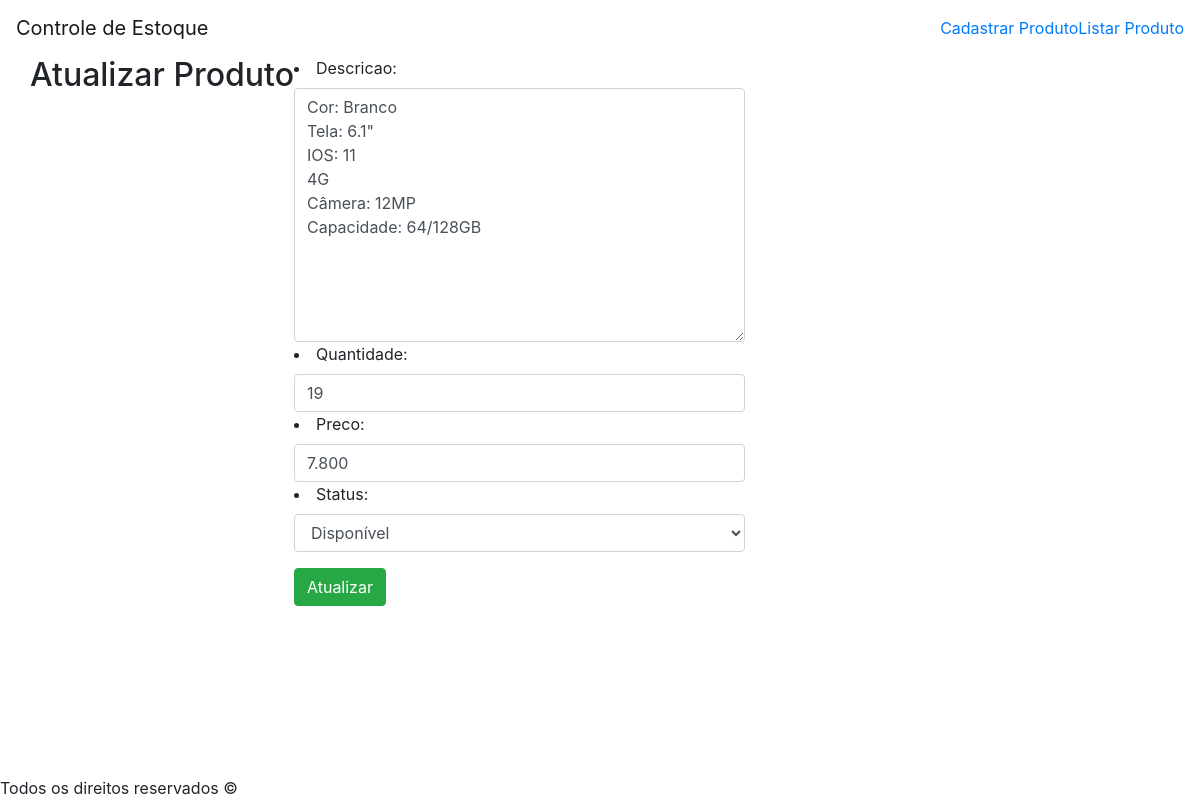
Page /produto-apple-iphone-xr/atualizar on the earlier database version.
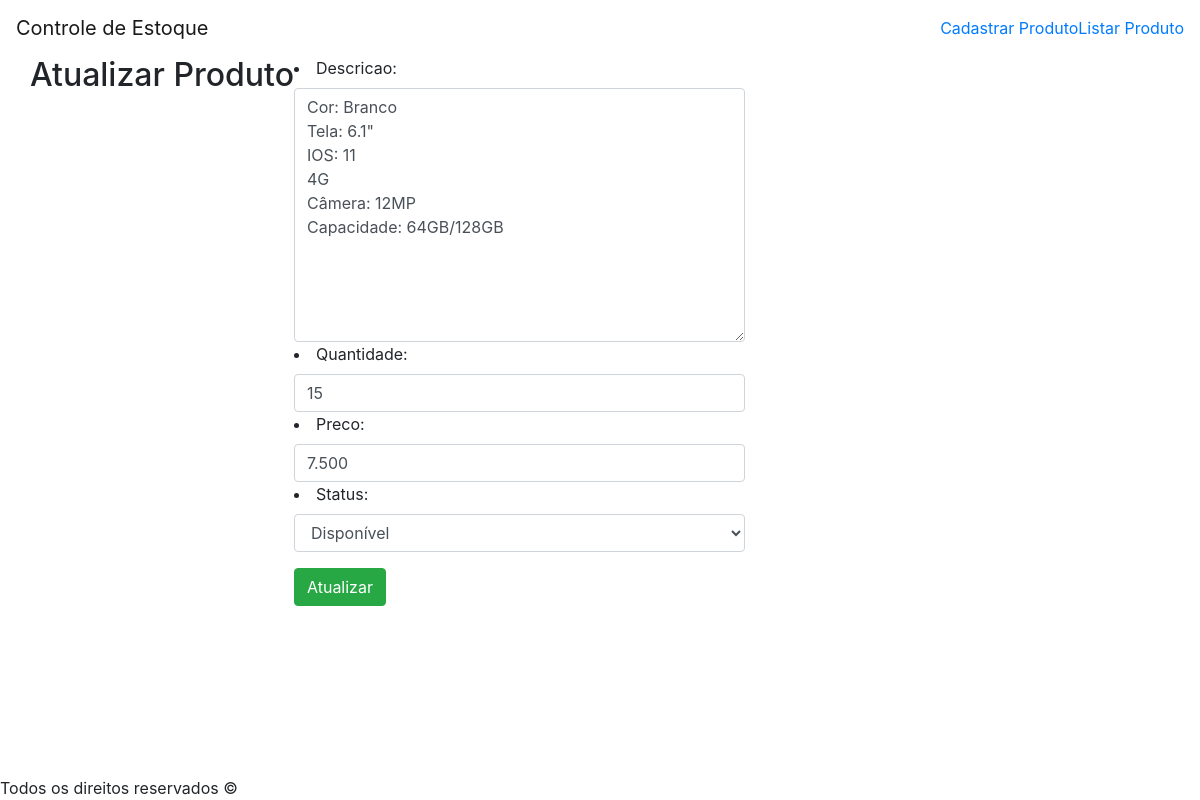
Same page on the later database version.
### application/models.py (models this page shows, shortened)
class Produto(models.Model):
    STATUS = (('disponível', 'Disponível'), ('indisponível', 'Indisponível'))
    nome = models.CharField(max_length=50)
    marca = models.CharField(max_length=50)
    slug = models.SlugField(max_length=100)
    descricao = models.TextField()
    quantidade = models.IntegerField()
    preco = models.CharField(max_length=6)
    usuario = models.ForeignKey(User, on_delete=models.CASCADE) # Mostrará o usuário que fez o cadastro do produto
    cadastrado = models.DateTimeField(default=timezone.now) # Só é alterado no momento do cadastro do produto
    alterado = models.DateTimeField(auto_now=True) # Salvará a data e hora em que sofrer alguma alteração
    status = models.CharField(max_length=12, choices=STATUS, default='indisponível')
    class Meta:
        ordering = ('cadastrado',)

### application/views.py (the view, shortened to what this page needs)
# urls.py: path('<slug:slug>/atualizar', views.ProdutoUpdateView.as_view(), name='atualizarProduto'),
class ProdutoUpdateView(SuccessMessageMixin, UpdateView):
    model = Produto
    fields = ['descricao', 'quantidade', 'preco', 'status']
    template_name = 'produto/atualizar-produto.html'
    success_message = "%(field)s atualizado com sucesso."

### application/templates/produto/atualizar-produto.html (shortened to what this page needs)
{% extends 'base.html' %}
{% block content %}
    <div class="row background-color">
        <div class="titulo">
            <h2>Atualizar Produto</h2>
        </div>
        <div class="formulario">
            <form method="post"> {% csrf_token %}
                <div class="dados-form form-group">
                    {{form.as_ul}}
                </div>
                <div class="button">
                    <button type="submit" class="btn btn-success">Atualizar</button>
                </div>
            </form>
        </div>
    </div>
{% endblock content %}

Differences in the rows shown:
changed Produto "Disponível": descricao "Cor: Branco Tela: 6.1\" IOS: 11 4G Câmera: 12MP Capacidade: 64/128GB" → "Cor: Branco Tela: 6.1\" IOS: 11 4G Câmera: 12MP Capacidade: 64GB/128GB"; quantidade "19" → "15"; preco "7.800" → "7.500"
